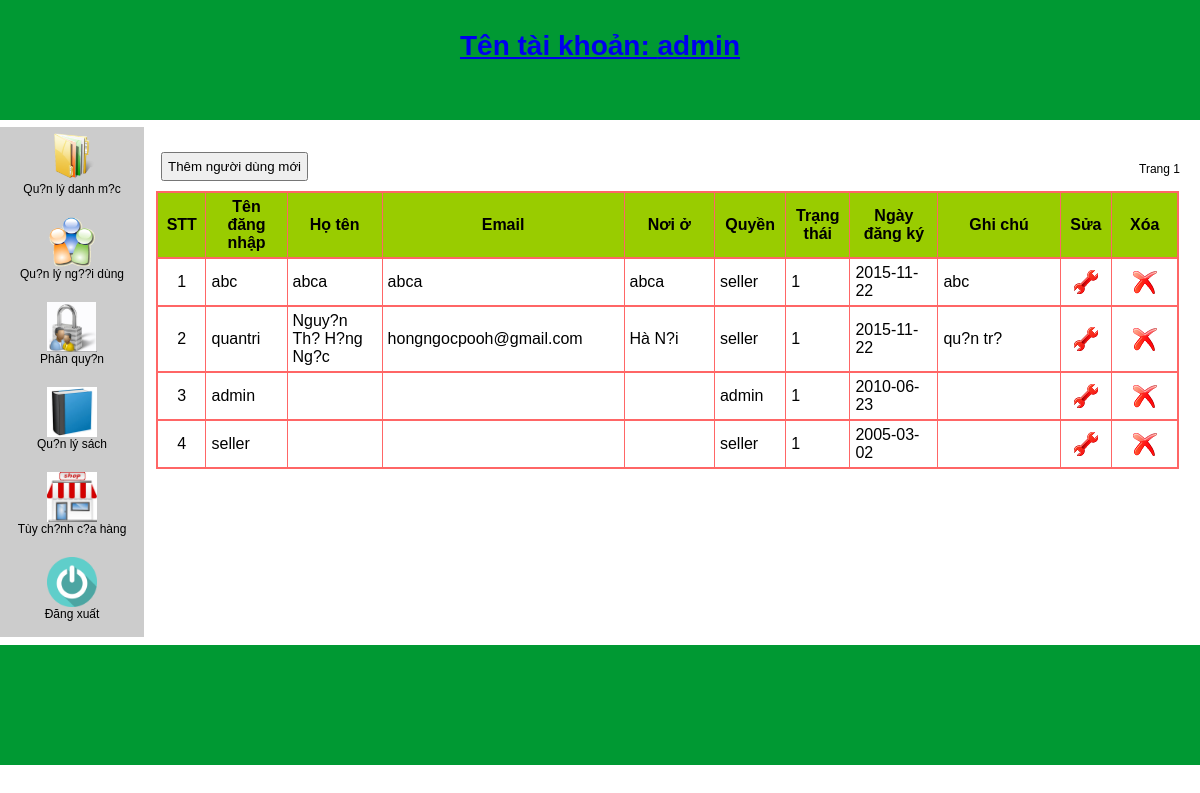
The page /admin/index.php?quanly=nguoidung&role_id=1&ac=lietke (signed in) on the database its author committed.
### tables this page shows
CREATE TABLE IF NOT EXISTS `tbl_role_function` (
`rf_id` int(11) NOT NULL,
  `role_id` int(11) NOT NULL,
  `function_id` varchar(20) NOT NULL
);

CREATE TABLE IF NOT EXISTS `tbl_function` (
  `function_id` varchar(20) NOT NULL,
  `function_name` varchar(50) NOT NULL,
  `function_img` varchar(50) NOT NULL
);

CREATE TABLE IF NOT EXISTS `tbl_user` (
`user_id` int(10) unsigned NOT NULL,
  `user_name` varchar(20) NOT NULL DEFAULT '',
  `user_password` varchar(32) NOT NULL DEFAULT '',
  `user_regdate` datetime NOT NULL DEFAULT '0000-00-00 00:00:00',
  `user_last_login` datetime NOT NULL DEFAULT '0000-00-00 00:00:00',
  `role_id` int(6) unsigned DEFAULT NULL,
  `user_email` varchar(50) DEFAULT NULL,
  `user_fullname` varchar(50) DEFAULT NULL,
  `user_address` varchar(50) DEFAULT NULL,
  `user_status` tinyint(1) DEFAULT NULL,
  `user_note` varchar(100) DEFAULT NULL
);

CREATE TABLE IF NOT EXISTS `tbl_role` (
`role_id` int(11) NOT NULL,
  `role_name` varchar(20) NOT NULL
);

### admin/modules/nguoidung/lietke.php (the view, shortened to what this page needs)
<?php
	$start=($_GET['page']-1)*10;
	$sql = "	SELECT	*
				FROM	tbl_user u
				INNER JOIN	tbl_role r
				ON 		u.role_id = r.role_id
				ORDER BY u.user_id DESC
				LIMIT	$start,10
			";
	$nguoidung = mysql_query($sql);
?>
<div style=" margin-top:20px">
	<a href="index.php?role_id=<?php echo $_GET['role_id'] ?>&quanly=nguoidung&ac=them"><input style="margin:5 600 10 5; padding:5px " type="button" name="themsach" value="Thêm người dùng mới"  /></a>
	<table width="98%" height="95" border="1" id="custom">
	  <tr class="doimaunen">
		<td width="29" height="43"><div align="center"><strong>STT</strong></div></td>
		<td width="58"><div align="center"><strong>Tên đăng nhập</strong></div></td>
		<td width="70"><div align="center"><strong>Họ tên</strong></div></td>
		<td width="94"><div align="center"><strong>Email</strong></div></td>
		<td width="66"><div align="center"><strong>Nơi ở</strong></div></td>
		<td width="44"><div align="center"><strong>Quyền</strong></div></td>
		<td width="43"><div align="center"><strong>Trạng thái</strong></div></td>
		<td width="64"><div align="center"><strong>Ngày đăng ký</strong></div></td>
		<td width="93"><div align="center"><strong>Ghi chú</strong></div></td>
		<td><div align="center"><strong>Sửa</strong></div></td>
	    <td><div align="center"><strong>Xóa</strong></div></td>
	  </tr>
<?php
	$stt = 1;
	if(mysql_num_rows($nguoidung)!=0){
		while ($row = mysql_fetch_array($nguoidung)) {
?>
	  <tr >
		<td height="36"><div align="center"><?php echo $stt++; ?></div></td>
		<td><?php echo $row['user_name']; ?></td>
		<td><?php echo $row['user_fullname']; ?></td>
		<td><?php echo $row['user_email']; ?></td>
		<td><?php echo $row['user_address']; ?></td>
		<td><?php echo $row['role_name']; ?></td>
		<td><?php echo $row['user_status']; ?></td>
		<td><?php echo date('Y-m-d', strtotime($row['user_regdate'])); ?></td>
		<td><?php echo $row['user_note']; ?></td>
		<td width="33">
			<a href="index.php?role_id=<?php echo $_GET['role_id'] ?>&quanly=nguoidung&ac=sua&id=<?php echo $row["user_id"] ?>">
				<div align="center" ><img src="img/sua.png" /></div>
	  	  	</a>
		</td>
		<td width="45">
			<a onclick="return confirmAction()" href="modules/nguoidung/xuly.php?xoa=nguoidung&role_id=<?php echo $_GET['role_id'] ?>&id=<?php echo $row["user_id"] ?>">
				<div align="center" ><img src="img/xoa.png" /></div>
		  </a>
		</td>
	  </tr>
<?php
		}
		$sql = "select * from tbl_user";
		$nguoidung = mysql_query($sql);
		$count = mysql_num_rows($nguoidung);
		$tongsotrang = floor($count/10)+1;
	echo "<div id=lietke>";
		for($i=1; $i<= $tongsotrang ; $i++){
			if($i==$_GET['page']) {
				echo ' Trang  '.$i;
			} else {
				echo '  <a href = "index.php?role_id='.$_GET['role_id'].'&quanly=nguoidung&ac=lietke&page='.$i.' ">   Trang '.$i. '</a>  ';
			}
		}
	echo "</div>";
	}
?>
  </table>
</div>

### admin/modules/menu.php
<?php
if (isset($_GET['role_id']) ){
	$sql = "SELECT *
			FROM tbl_role r
			INNER JOIN tbl_role_function rf
			ON  r.role_id = rf.role_id
			INNER JOIN tbl_function f
			ON rf.function_id = f.function_id
			WHERE r.role_id = {$_GET['role_id']}
			";
	$chucnang = mysql_query($sql);
	echo "<div id=menu>";
	if (mysql_num_rows($chucnang)!=0) {
		while ($row = mysql_fetch_array($chucnang)){
?>
	<a href="index.php?quanly=<?php echo $row['function_id'] ?>&role_id=<?php echo $_GET['role_id'] ?>&ac=lietke">
		<div id="box-chucnang">
			<img src="img/<?php echo $row['function_img'] ?>" alt="images" height="50" width="50" />
			<p><?php echo $row['function_name'] ?></p>
		</div>
	</a>
<?php
		}
	}
}
?>
	<a href="../index.php?ac=thoat">
		<div id="box-chucnang">
		  <img src="img/dangxuat.png" alt="images" height="50" width="50" />
		  <p>Đăng xuất </p>
	</div>
	</a>
 </div>

### admin/css/style.css (style rules this page uses)
* { padding: 0px; margin: 0px; }
body { font-family:Arial, Helvetica, sans-serif; font-size:12px; }
#menu { background-color: #CCCCCC; float:left; height:auto; width: 12%; }
div#box-chucnang { width:auto; height:75px; padding:5px; text-align:center; }
div#menu a { text-decoration:none; color:#000000; }
#custom { border-collapse:collapse; }
#custom tr { border:2px solid #F66; border-radius: 20px; }
#custom td { padding:5px; }
#custom tr.doimaunen { background-color:#99CC00; }
div#lietke { margin-top:15px; float: right; padding-right:20px; }

### rows shown on the page
tbl_role_function: function.function_img (picture), function.function_name "Qu?n lý danh m?c"
tbl_role_function: function.function_img (placeholder picture), function.function_name "Qu?n lý ng??i dùng"
tbl_role_function: function.function_img (picture), function.function_name "Phân quy?n"
tbl_role_function: function.function_img (picture), function.function_name "Qu?n lý sách"
tbl_role_function: function.function_img (picture), function.function_name "Tùy ch?nh c?a hàng"
tbl_user: user_name "abc", user_fullname "abca", user_email "abca", user_address "abca", role.role_name "seller", user_status "1", user_regdate "2015-11-22", user_note "abc"
tbl_user: user_name "quantri", user_fullname "Nguy?n Th? H?ng Ng?c", user_email "hongngocpooh@gmail.com", user_address "Hà N?i", role.role_name "seller", user_status "1", user_regdate "2015-11-22", user_note "qu?n tr?"
tbl_user: user_name "admin", role.role_name "admin", user_status "1", user_regdate "2010-06-23"
tbl_user: user_name "seller", role.role_name "seller", user_status "1", user_regdate "2005-03-02"

### other values the page prints
$_SESSION['tendangnhap'] "admin"
